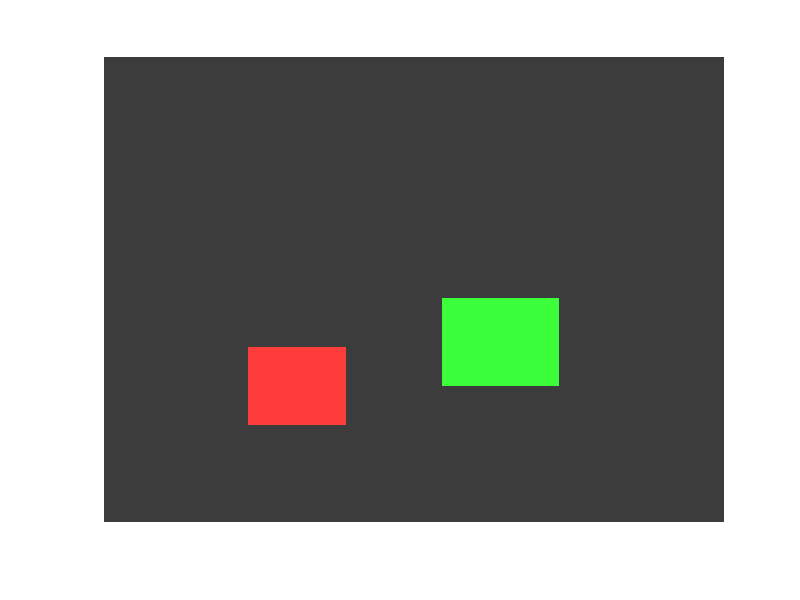

Here is the MATLAB script that generated this plot:
clc;
clear;
close all;

img = uint8(zeros(480,640,3));

% Road background
img(:,:,1) = 60;
img(:,:,2) = 60;
img(:,:,3) = 60;

% Draw car 1
img(300:380,150:250,1) = 255;

% Draw car 2
img(250:340,350:470,2) = 255;

imshow(img);

imwrite(img,'Cars.jpg');
